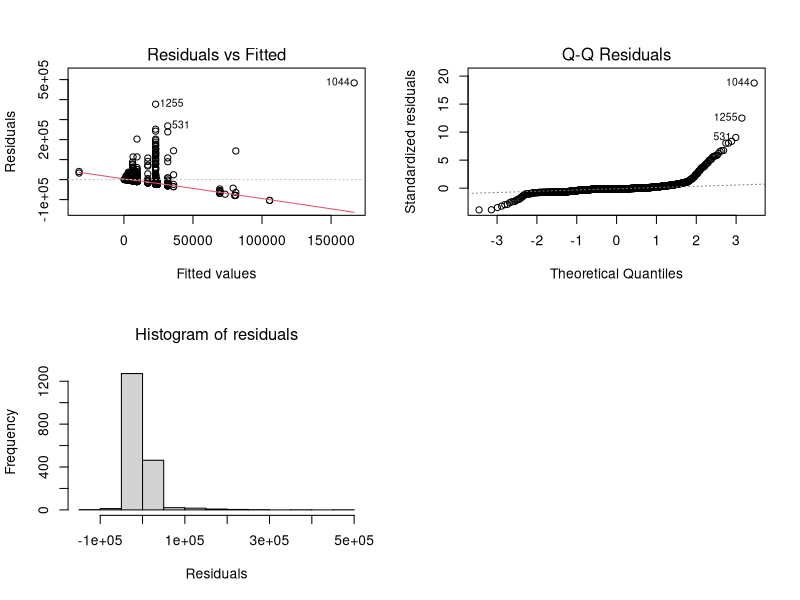

R code for this plot: (Note: this script raises an error after producing the figure.)
## ---- chunk 1
rm(list=ls())
library(arm)
library(ggplot2)
library(dplyr)
library(tidyr)
library(gridExtra)
library(car)
## ---- chunk 2
data<-read.csv("../data/W8QDEB2_cleaned.csv",header = TRUE, stringsAsFactors=TRUE)
head(data)
summary(data)
## ---- chunk 3
cont_vars <- c("W1yschat1", "W2ghq12scr", "W4schatYP", "W6DebtattYP", "W8DGHQSC")
data[cont_vars] <- lapply(data[cont_vars], factor)
## ---- chunk 4
binary_vars <- c("W1hea2MP", "W1usevcHH", "IndSchool", "W1truantYP", "W1alceverYP", "W1bulrc","W5JobYP", "W5EducYP", "W5Apprent1YP", "W6JobYP", "W6UnivYP", "W6EducYP","W6Apprent1YP", "W6OwnchiDV", "W6Childliv")
data[binary_vars] <- lapply(data[binary_vars], factor)
## ---- chunk 5
model.1 <- lm(W8QDEB2 ~ ., data = data)

# have a look at the model
summary(model.1)
## ---- chunk 6
model.2 <- lm(W8QDEB2 ~ W1hiqualdad + W1empsdad + IndSchool + W4RacismYP + W4schatYP + W8DGHQSC + W8TENURE, data = data)

# have a look at the model
summary(model.2)
## ---- chunk 7
# Fitting a model with interaction terms between predictors
model.interaction.1 <- lm(W8QDEB2 ~ IndSchool*W4RacismYP, data = data)

# View the summary of the model with interactions
summary(model.interaction.1)
## ---- chunk 8
# Fitting a model with interaction terms between predictors
model.interaction.1 <- lm(W8QDEB2 ~ IndSchool*W8TENURE, data = data)

# View the summary of the model with interactions
summary(model.interaction.1)
## ---- chunk 9
# Fitting a model with interaction terms between predictors
model.interaction.1 <- lm(W8QDEB2 ~ W8TENURE*W4RacismYP, data = data)

# View the summary of the model with interactions
summary(model.interaction.1)
## ---- chunk 10
model.4 <- lm(W8QDEB2 ~ IndSchool + W4RacismYP + W8TENURE + IndSchool:W4RacismYP + IndSchool:W8TENURE + W4RacismYP:W8TENURE, data = data)

# have a look at the model
summary(model.4)
## ---- chunk 11
par(mfrow=c(2,2))
plot(model.4, which=c(1,2))
hist(model.4$residuals,main="Histogram of residuals",font.main=1,xlab="Residuals")
## ---- chunk 12
show_outliers<-function(the.linear.model,topN){
  #length of data
  n=length(fitted(the.linear.model))
  #number of parameters estimated
  p=length(coef(the.linear.model))
  #standardised residuals over 3
  res.out<-which(abs(rstandard(the.linear.model))>3) #sometimes >2
  #topN values
  res.top<-head(rev(sort(abs(rstandard(the.linear.model)))),topN)
  #high leverage values
  lev.out<-which(lm.influence(the.linear.model)$hat>2*p/n)
  #topN values
  lev.top<-head(rev(sort(lm.influence(the.linear.model)$hat)),topN)
  #high diffits
  dffits.out<-which(dffits(the.linear.model)>2*sqrt(p/n))
  #topN values
  dffits.top<-head(rev(sort(dffits(the.linear.model))),topN)
  #Cook's over 1
  cooks.out<-which(cooks.distance(the.linear.model)>1)
  #topN cooks
  cooks.top<-head(rev(sort(cooks.distance(the.linear.model))),topN)
  #Create a list with the statistics -- cant do a data frame as different lengths 
  list.of.stats<-list(Std.res=res.out,Std.res.top=res.top, Leverage=lev.out, Leverage.top=lev.top, DFFITS=dffits.out, DFFITS.top=dffits.top, Cooks=cooks.out,Cooks.top=cooks.top)
  #return the statistics
  list.of.stats}
## ---- chunk 13
#Get outliers
outliers <- show_outliers(model.4, topN = 5) 

# Combine all outlier indices into a single vector
all_outliers <- unique(c(outliers$Std.res, outliers$Leverage, outliers$DFFITS, outliers$Cooks))

# Remove outliers from the dataset
cleaned_data <- data[-all_outliers, ]
## ---- chunk 14
# Refit the model without outliers
model.5 <- lm(W8QDEB2 ~ IndSchool + W4RacismYP + W8TENURE + IndSchool:W4RacismYP + IndSchool:W8TENURE + W4RacismYP:W8TENURE, data = data)

# have a look at the model
summary(model.5)
## ---- chunk 15
vif(model.5)
## ---- chunk 16
model.6 <- lm(W8QDEB2 ~ W1GrssyrHH + IndSchool + W4RacismYP + W8TENURE + IndSchool:W4RacismYP + IndSchool:W8TENURE + W4RacismYP:W8TENURE, data = data)

# have a look at the model
summary(model.6)
## ---- chunk 17
vif(model.6)
## ---- chunk 18
par(mfrow=c(2,2))
plot(model.6,which=c(1,2))
hist(model.6$residuals,main="Histogram of residuals",font.main=1,xlab="Residuals")
